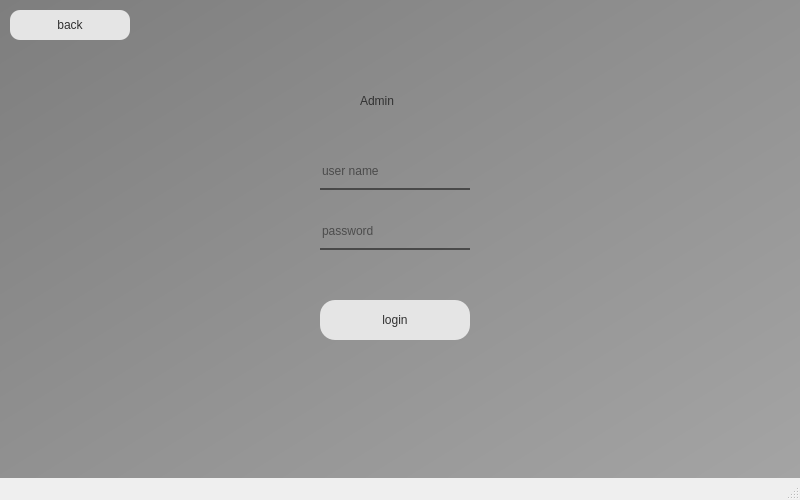
<?xml version="1.0" encoding="UTF-8"?>
<ui version="4.0">
 <class>MainWindow</class>
 <widget class="QMainWindow" name="MainWindow">
  <property name="geometry">
   <rect>
    <x>0</x>
    <y>0</y>
    <width>800</width>
    <height>500</height>
   </rect>
  </property>
  <property name="windowTitle">
   <string>MainWindow</string>
  </property>
  <widget class="QWidget" name="centralwidget">
   <widget class="QWidget" name="widget" native="true">
    <property name="geometry">
     <rect>
      <x>0</x>
      <y>0</y>
      <width>800</width>
      <height>500</height>
     </rect>
    </property>
    <property name="styleSheet">
     <string notr="true">background-color: qlineargradient(spread:pad, x1:0, y1:0, x2:1, y2:1, stop:0 rgba(126, 126, 126, 255), stop:1 rgba(165, 165, 165, 255));</string>
    </property>
    <widget class="QPushButton" name="loginbtn">
     <property name="geometry">
      <rect>
       <x>320</x>
       <y>300</y>
       <width>150</width>
       <height>40</height>
      </rect>
     </property>
     <property name="styleSheet">
      <string notr="true">QPushButton#loginbtn{
	font: 10pt &quot;MS Shell Dlg 2&quot;;	
	color: rgb(49, 49, 49);
	
	background-color: rgb(229, 229, 229);
	border-radius: 15px;
}
QPushButton#loginbtn:hover{
	font: 12pt &quot;MS Shell Dlg 2&quot;;	
	color: rgb(49, 49, 49);
}
QPushButton#loginbtn:pressed{
	font: 6pt &quot;MS Shell Dlg 2&quot;;	
	color: rgb(49, 49, 49);
}</string>
     </property>
     <property name="text">
      <string>login</string>
     </property>
    </widget>
    <widget class="QLabel" name="Adminlabel">
     <property name="geometry">
      <rect>
       <x>360</x>
       <y>80</y>
       <width>91</width>
       <height>41</height>
      </rect>
     </property>
     <property name="styleSheet">
      <string notr="true">color: rgb(49, 49, 49);
font: 18pt &quot;MS Shell Dlg 2&quot;;
background-color: None
</string>
     </property>
     <property name="text">
      <string>Admin</string>
     </property>
    </widget>
    <widget class="QPushButton" name="backbtn">
     <property name="geometry">
      <rect>
       <x>10</x>
       <y>10</y>
       <width>120</width>
       <height>30</height>
      </rect>
     </property>
     <property name="styleSheet">
      <string notr="true">QPushButton#backbtn{
	font: 10pt &quot;MS Shell Dlg 2&quot;;	
	color: rgb(49, 49, 49);
	
	background-color: rgb(229, 229, 229);
	border-radius: 10px;
}
QPushButton#backbtn:hover{
	font: 12pt &quot;MS Shell Dlg 2&quot;;	
	color: rgb(49, 49, 49);
}
QPushButton#backbtn:pressed{
	font: 6pt &quot;MS Shell Dlg 2&quot;;	
	color: rgb(49, 49, 49);
}</string>
     </property>
     <property name="text">
      <string>back</string>
     </property>
    </widget>
    <widget class="QLineEdit" name="username">
     <property name="geometry">
      <rect>
       <x>320</x>
       <y>160</y>
       <width>150</width>
       <height>30</height>
      </rect>
     </property>
     <property name="styleSheet">
      <string notr="true">background-color: rgba(0, 0, 0, 0);
border:none;
border-bottom: 2px solid rgba(53, 53, 53, 200);
color: rgba(0, 0, 0, 240);
padding-bottom: 7px;

</string>
     </property>
     <property name="placeholderText">
      <string>user name</string>
     </property>
    </widget>
    <widget class="QLineEdit" name="password">
     <property name="geometry">
      <rect>
       <x>320</x>
       <y>220</y>
       <width>150</width>
       <height>30</height>
      </rect>
     </property>
     <property name="styleSheet">
      <string notr="true">background-color: rgba(0, 0, 0, 0);
border:none;
border-bottom: 2px solid rgba(53, 53, 53, 200);
color: rgba(0, 0, 0, 240);
padding-bottom: 7px;

</string>
     </property>
     <property name="echoMode">
      <enum>QLineEdit::Password</enum>
     </property>
     <property name="placeholderText">
      <string>password</string>
     </property>
    </widget>
    <widget class="QLabel" name="errortext">
     <property name="geometry">
      <rect>
       <x>320</x>
       <y>270</y>
       <width>151</width>
       <height>16</height>
      </rect>
     </property>
     <property name="styleSheet">
      <string notr="true">color: rgb(204, 6, 0);
background-color: None
</string>
     </property>
     <property name="text">
      <string/>
     </property>
    </widget>
   </widget>
  </widget>
  <widget class="QMenuBar" name="menubar">
   <property name="geometry">
    <rect>
     <x>0</x>
     <y>0</y>
     <width>800</width>
     <height>21</height>
    </rect>
   </property>
  </widget>
  <widget class="QStatusBar" name="statusbar"/>
 </widget>
 <resources/>
 <connections/>
</ui>
